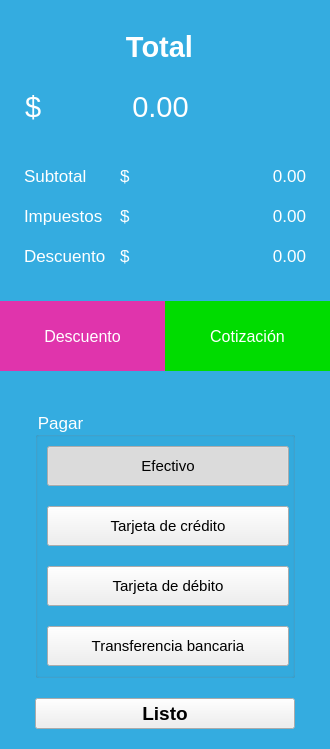
     <widget class="QFrame" name="frame_2">
      <property name="sizePolicy">
       <sizepolicy hsizetype="Expanding" vsizetype="Expanding">
        <horstretch>0</horstretch>
        <verstretch>0</verstretch>
       </sizepolicy>
      </property>
      <property name="minimumSize">
       <size>
        <width>330</width>
        <height>0</height>
       </size>
      </property>
      <property name="maximumSize">
       <size>
        <width>320</width>
        <height>16777215</height>
       </size>
      </property>
      <property name="font">
       <font>
        <family>Segoe UI</family>
       </font>
      </property>
      <property name="styleSheet">
       <string notr="true">QFrame{background-color: rgb(52, 172, 224);}</string>
      </property>
      <layout class="QVBoxLayout" name="verticalLayout_4">
       <property name="leftMargin">
        <number>0</number>
       </property>
       <property name="rightMargin">
        <number>0</number>
       </property>
       <item>
        <widget class="QFrame" name="frame_16">
         <property name="font">
          <font>
           <family>Segoe UI</family>
          </font>
         </property>
         <layout class="QVBoxLayout" name="verticalLayout_5">
          <property name="spacing">
           <number>0</number>
          </property>
          <property name="leftMargin">
           <number>15</number>
          </property>
          <property name="topMargin">
           <number>0</number>
          </property>
          <property name="rightMargin">
           <number>15</number>
          </property>
          <property name="bottomMargin">
           <number>0</number>
          </property>
          <item>
           <widget class="QFrame" name="frame_19">
            <property name="minimumSize">
             <size>
              <width>0</width>
              <height>130</height>
             </size>
            </property>
            <property name="font">
             <font>
              <family>Segoe UI</family>
             </font>
            </property>
            <widget class="QLabel" name="label_6">
             <property name="geometry">
              <rect>
               <x>10</x>
               <y>80</y>
               <width>31</width>
               <height>31</height>
              </rect>
             </property>
             <property name="font">
              <font>
               <family>Segoe UI</family>
               <pointsize>22</pointsize>
               <bold>false</bold>
              </font>
             </property>
             <property name="styleSheet">
              <string notr="true">color: rgb(255, 255, 255);</string>
             </property>
             <property name="text">
              <string>$</string>
             </property>
             <property name="alignment">
              <set>Qt::AlignLeading|Qt::AlignLeft|Qt::AlignVCenter</set>
             </property>
            </widget>
            <widget class="QLabel" name="lbTotal">
             <property name="geometry">
              <rect>
               <x>60</x>
               <y>80</y>
               <width>171</width>
               <height>31</height>
              </rect>
             </property>
             <property name="font">
              <font>
               <family>Segoe UI</family>
               <pointsize>22</pointsize>
               <bold>false</bold>
              </font>
             </property>
             <property name="styleSheet">
              <string notr="true">color: rgb(255, 255, 255);</string>
             </property>
             <property name="text">
              <string>0.00</string>
             </property>
             <property name="alignment">
              <set>Qt::AlignCenter</set>
             </property>
            </widget>
            <widget class="QLabel" name="label_4">
             <property name="geometry">
              <rect>
               <x>14</x>
               <y>20</y>
               <width>261</width>
               <height>31</height>
              </rect>
             </property>
             <property name="font">
              <font>
               <family>Segoe UI</family>
               <pointsize>22</pointsize>
               <bold>true</bold>
              </font>
             </property>
             <property name="styleSheet">
              <string notr="true">color: rgb(255, 255, 255);</string>
             </property>
             <property name="text">
              <string>Total</string>
             </property>
             <property name="alignment">
              <set>Qt::AlignCenter</set>
             </property>
            </widget>
           </widget>
          </item>
          <item>
           <widget class="QFrame" name="frame_20">
            <property name="font">
             <font>
              <family>Segoe UI</family>
             </font>
            </property>
            <layout class="QGridLayout" name="gridLayout_5">
             <property name="topMargin">
              <number>25</number>
             </property>
             <property name="verticalSpacing">
              <number>20</number>
             </property>
             <item row="0" column="0">
              <widget class="QLabel" name="label_8">
               <property name="font">
                <font>
                 <family>Segoe UI</family>
                 <pointsize>13</pointsize>
                </font>
               </property>
               <property name="styleSheet">
                <string notr="true">color: rgb(255, 255, 255);</string>
               </property>
               <property name="text">
                <string>Subtotal </string>
               </property>
              </widget>
             </item>
             <item row="0" column="1">
              <widget class="QLabel" name="label_11">
               <property name="font">
                <font>
                 <family>Segoe UI</family>
                 <pointsize>13</pointsize>
                 <bold>false</bold>
                </font>
               </property>
               <property name="styleSheet">
                <string notr="true">color: rgb(255, 255, 255);</string>
               </property>
               <property name="text">
                <string>$</string>
               </property>
               <property name="alignment">
                <set>Qt::AlignLeading|Qt::AlignLeft|Qt::AlignVCenter</set>
               </property>
              </widget>
             </item>
             <item row="0" column="2">
              <widget class="QLabel" name="lbSubtotal">
               <property name="font">
                <font>
                 <family>Segoe UI</family>
                 <pointsize>13</pointsize>
                 <bold>false</bold>
                </font>
               </property>
               <property name="styleSheet">
                <string notr="true">color: rgb(255, 255, 255);</string>
               </property>
               <property name="text">
                <string>0.00</string>
               </property>
               <property name="alignment">
                <set>Qt::AlignRight|Qt::AlignTrailing|Qt::AlignVCenter</set>
               </property>
              </widget>
             </item>
             <item row="1" column="0">
              <widget class="QLabel" name="label_9">
               <property name="font">
                <font>
                 <family>Segoe UI</family>
                 <pointsize>13</pointsize>
                </font>
               </property>
               <property name="styleSheet">
                <string notr="true">color: rgb(255, 255, 255);</string>
               </property>
               <property name="text">
                <string>Impuestos</string>
               </property>
              </widget>
             </item>
             <item row="1" column="1">
              <widget class="QLabel" name="label_12">
               <property name="font">
                <font>
                 <family>Segoe UI</family>
                 <pointsize>13</pointsize>
                 <bold>false</bold>
                </font>
               </property>
               <property name="styleSheet">
                <string notr="true">color: rgb(255, 255, 255);</string>
               </property>
               <property name="text">
                <string>$</string>
               </property>
               <property name="alignment">
                <set>Qt::AlignLeading|Qt::AlignLeft|Qt::AlignVCenter</set>
               </property>
              </widget>
             </item>
             <item row="1" column="2">
              <widget class="QLabel" name="lbImpuestos">
               <property name="font">
                <font>
                 <family>Segoe UI</family>
                 <pointsize>13</pointsize>
                 <bold>false</bold>
                </font>
               </property>
               <property name="styleSheet">
                <string notr="true">color: rgb(255, 255, 255);</string>
               </property>
               <property name="text">
                <string>0.00</string>
               </property>
               <property name="alignment">
                <set>Qt::AlignRight|Qt::AlignTrailing|Qt::AlignVCenter</set>
               </property>
              </widget>
             </item>
             <item row="2" column="0">
              <widget class="QLabel" name="label_10">
               <property name="font">
                <font>
                 <family>Segoe UI</family>
                 <pointsize>13</pointsize>
                </font>
               </property>
               <property name="styleSheet">
                <string notr="true">color: rgb(255, 255, 255);</string>
               </property>
               <property name="text">
                <string>Descuento</string>
               </property>
              </widget>
             </item>
             <item row="2" column="1">
              <widget class="QLabel" name="label_13">
               <property name="font">
                <font>
                 <family>Segoe UI</family>
                 <pointsize>13</pointsize>
                 <bold>false</bold>
                </font>
               </property>
               <property name="styleSheet">
                <string notr="true">color: rgb(255, 255, 255);</string>
               </property>
               <property name="text">
                <string>$</string>
               </property>
               <property name="alignment">
                <set>Qt::AlignLeading|Qt::AlignLeft|Qt::AlignVCenter</set>
               </property>
              </widget>
             </item>
             <item row="2" column="2">
              <widget class="QLabel" name="lbDescuento">
               <property name="font">
                <font>
                 <family>Segoe UI</family>
                 <pointsize>13</pointsize>
                 <bold>false</bold>
                </font>
               </property>
               <property name="styleSheet">
                <string notr="true">color: rgb(255, 255, 255);</string>
               </property>
               <property name="text">
                <string>0.00</string>
               </property>
               <property name="alignment">
                <set>Qt::AlignRight|Qt::AlignTrailing|Qt::AlignVCenter</set>
               </property>
              </widget>
             </item>
            </layout>
           </widget>
          </item>
         </layout>
        </widget>
       </item>
       <item alignment="Qt::AlignTop">
        <widget class="QFrame" name="frame_17">
         <property name="sizePolicy">
          <sizepolicy hsizetype="Preferred" vsizetype="Expanding">
           <horstretch>0</horstretch>
           <verstretch>0</verstretch>
          </sizepolicy>
         </property>
         <property name="font">
          <font>
           <family>Segoe UI</family>
          </font>
         </property>
         <layout class="QHBoxLayout" name="horizontalLayout_9">
          <property name="spacing">
           <number>0</number>
          </property>
          <property name="leftMargin">
           <number>0</number>
          </property>
          <property name="topMargin">
           <number>20</number>
          </property>
          <property name="rightMargin">
           <number>0</number>
          </property>
          <property name="bottomMargin">
           <number>25</number>
          </property>
          <item>
           <widget class="QPushButton" name="btDescuento">
            <property name="minimumSize">
             <size>
              <width>0</width>
              <height>70</height>
             </size>
            </property>
            <property name="font">
             <font>
              <family>Segoe UI</family>
              <pointsize>12</pointsize>
             </font>
            </property>
            <property name="cursor">
             <cursorShape>PointingHandCursor</cursorShape>
            </property>
            <property name="styleSheet">
             <string notr="true">background-color: rgb(224, 52, 172);
color: rgb(255, 255, 255);
border-radius: 0px;</string>
            </property>
            <property name="text">
             <string>Descuento</string>
            </property>
            <property name="icon">
             <iconset resource="../../resources.qrc">
              <normaloff>:/img/resources/images/discounts.png</normaloff>:/img/resources/images/discounts.png</iconset>
            </property>
            <property name="iconSize">
             <size>
              <width>35</width>
              <height>35</height>
             </size>
            </property>
           </widget>
          </item>
          <item>
           <widget class="QPushButton" name="btCotizacion">
            <property name="minimumSize">
             <size>
              <width>0</width>
              <height>70</height>
             </size>
            </property>
            <property name="font">
             <font>
              <family>Segoe UI</family>
              <pointsize>12</pointsize>
             </font>
            </property>
            <property name="cursor">
             <cursorShape>PointingHandCursor</cursorShape>
            </property>
            <property name="styleSheet">
             <string notr="true">background-color: rgb(0, 220, 0);
color: rgb(255, 255, 255);
border-radius: 0px;</string>
            </property>
            <property name="text">
             <string>Cotización</string>
            </property>
            <property name="icon">
             <iconset resource="../../resources.qrc">
              <normaloff>:/img/resources/images/receipt.png</normaloff>:/img/resources/images/receipt.png</iconset>
            </property>
            <property name="iconSize">
             <size>
              <width>35</width>
              <height>35</height>
             </size>
            </property>
           </widget>
          </item>
         </layout>
        </widget>
       </item>
       <item>
        <widget class="QFrame" name="frame_18">
         <property name="sizePolicy">
          <sizepolicy hsizetype="Preferred" vsizetype="Expanding">
           <horstretch>0</horstretch>
           <verstretch>0</verstretch>
          </sizepolicy>
         </property>
         <property name="font">
          <font>
           <family>Segoe UI</family>
          </font>
         </property>
         <layout class="QVBoxLayout" name="verticalLayout_7">
          <property name="spacing">
           <number>20</number>
          </property>
          <property name="leftMargin">
           <number>35</number>
          </property>
          <property name="rightMargin">
           <number>35</number>
          </property>
          <item>
           <widget class="QGroupBox" name="groupMetodo">
            <property name="enabled">
             <bool>true</bool>
            </property>
            <property name="sizePolicy">
             <sizepolicy hsizetype="Preferred" vsizetype="Preferred">
              <horstretch>0</horstretch>
              <verstretch>0</verstretch>
             </sizepolicy>
            </property>
            <property name="font">
             <font>
              <family>Segoe UI</family>
              <pointsize>13</pointsize>
             </font>
            </property>
            <property name="styleSheet">
             <string notr="true">color: rgb(255, 255, 255);</string>
            </property>
            <property name="title">
             <string>Pagar</string>
            </property>
            <property name="flat">
             <bool>true</bool>
            </property>
            <property name="checkable">
             <bool>false</bool>
            </property>
            <layout class="QVBoxLayout" name="verticalLayout_6">
             <property name="spacing">
              <number>20</number>
             </property>
             <item>
              <widget class="QPushButton" name="btEfectivo">
               <property name="minimumSize">
                <size>
                 <width>242</width>
                 <height>40</height>
                </size>
               </property>
               <property name="font">
                <font>
                 <family>Segoe UI</family>
                 <pointsize>11</pointsize>
                </font>
               </property>
               <property name="styleSheet">
                <string notr="true">color: rgb(0, 0, 0);</string>
               </property>
               <property name="text">
                <string>Efectivo</string>
               </property>
               <property name="icon">
                <iconset resource="../../resources.qrc">
                 <normaloff>:/img/resources/images/money.png</normaloff>:/img/resources/images/money.png</iconset>
               </property>
               <property name="iconSize">
                <size>
                 <width>27</width>
                 <height>27</height>
                </size>
               </property>
               <property name="checkable">
                <bool>true</bool>
               </property>
               <property name="checked">
                <bool>true</bool>
               </property>
               <property name="autoExclusive">
                <bool>true</bool>
               </property>
               <attribute name="buttonGroup">
                <string notr="true">btMetodoGrupo</string>
               </attribute>
              </widget>
             </item>
             <item>
              <widget class="QPushButton" name="btTarjeta">
               <property name="minimumSize">
                <size>
                 <width>242</width>
                 <height>40</height>
                </size>
               </property>
               <property name="font">
                <font>
                 <family>Segoe UI</family>
                 <pointsize>11</pointsize>
                </font>
               </property>
               <property name="styleSheet">
                <string notr="true">color: rgb(0, 0, 0);</string>
               </property>
               <property name="text">
                <string>Tarjeta de crédito</string>
               </property>
               <property name="icon">
                <iconset resource="../../resources.qrc">
                 <normaloff>:/img/resources/images/pay.png</normaloff>:/img/resources/images/pay.png</iconset>
               </property>
               <property name="iconSize">
                <size>
                 <width>27</width>
                 <height>27</height>
                </size>
               </property>
               <property name="checkable">
                <bool>true</bool>
               </property>
               <property name="autoExclusive">
                <bool>true</bool>
               </property>
               <attribute name="buttonGroup">
                <string notr="true">btMetodoGrupo</string>
               </attribute>
              </widget>
             </item>
             <item>
              <widget class="QPushButton" name="btTarjeta_2">
               <property name="minimumSize">
                <size>
                 <width>242</width>
                 <height>40</height>
                </size>
               </property>
               <property name="font">
                <font>
                 <family>Segoe UI</family>
                 <pointsize>11</pointsize>
                </font>
               </property>
               <property name="styleSheet">
                <string notr="true">color: rgb(0, 0, 0);</string>
               </property>
               <property name="text">
                <string>Tarjeta de débito</string>
               </property>
               <property name="icon">
                <iconset resource="../../resources.qrc">
                 <normaloff>:/img/resources/images/pay.png</normaloff>:/img/resources/images/pay.png</iconset>
               </property>
               <property name="iconSize">
                <size>
                 <width>27</width>
                 <height>27</height>
                </size>
               </property>
               <property name="checkable">
                <bool>true</bool>
               </property>
               <property name="autoExclusive">
                <bool>true</bool>
               </property>
               <attribute name="buttonGroup">
                <string notr="true">btMetodoGrupo</string>
               </attribute>
              </widget>
             </item>
             <item>
              <widget class="QPushButton" name="btTransferencia">
               <property name="minimumSize">
                <size>
                 <width>242</width>
                 <height>40</height>
                </size>
               </property>
               <property name="font">
                <font>
                 <family>Segoe UI</family>
                 <pointsize>11</pointsize>
                </font>
               </property>
               <property name="styleSheet">
                <string notr="true">color: rgb(0, 0, 0);</string>
               </property>
               <property name="text">
                <string>Transferencia bancaria</string>
               </property>
               <property name="icon">
                <iconset resource="../../resources.qrc">
                 <normaloff>:/img/resources/images/deposit.png</normaloff>:/img/resources/images/deposit.png</iconset>
               </property>
               <property name="iconSize">
                <size>
                 <width>27</width>
                 <height>27</height>
                </size>
               </property>
               <property name="checkable">
                <bool>true</bool>
               </property>
               <property name="autoExclusive">
                <bool>true</bool>
               </property>
               <attribute name="buttonGroup">
                <string notr="true">btMetodoGrupo</string>
               </attribute>
              </widget>
             </item>
            </layout>
           </widget>
          </item>
          <item alignment="Qt::AlignBottom">
           <widget class="QPushButton" name="btListo">
            <property name="sizePolicy">
             <sizepolicy hsizetype="Expanding" vsizetype="Preferred">
              <horstretch>0</horstretch>
              <verstretch>0</verstretch>
             </sizepolicy>
            </property>
            <property name="maximumSize">
             <size>
              <width>16777215</width>
              <height>50</height>
             </size>
            </property>
            <property name="font">
             <font>
              <family>Segoe UI</family>
              <pointsize>14</pointsize>
              <bold>true</bold>
             </font>
            </property>
            <property name="text">
             <string>Listo</string>
            </property>
            <property name="icon">
             <iconset resource="../../resources.qrc">
              <normaloff>:/img/resources/images/shopping-cart.png</normaloff>:/img/resources/images/shopping-cart.png</iconset>
            </property>
            <property name="iconSize">
             <size>
              <width>40</width>
              <height>40</height>
             </size>
            </property>
           </widget>
          </item>
         </layout>
        </widget>
       </item>
      </layout>
     </widget>
